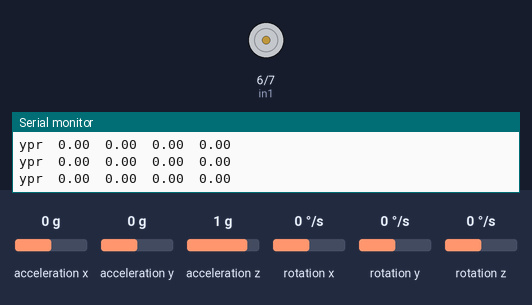
Simulated run of this sketch. Board: Arduino Uno, built with avr-gcc and run on an emulated ATmega328P. Shown: motor-driver pin pairs drawn as motors (green arrow = first pin HIGH = forward, orange = second pin HIGH = backward, longer = more drive, scaled by the enable pin), the last lines printed to the serial monitor. The test bench sets the inputs (shaded band); at power-on: acceleration x 0 g, acceleration z 1 g, acceleration y 0 g, rotation x 0 °/s, rotation y 0 °/s, rotation z 0 °/s.

Above: at 1.7 s.
1.8 s: acceleration x set to -0.8 g
At 4.6 s:
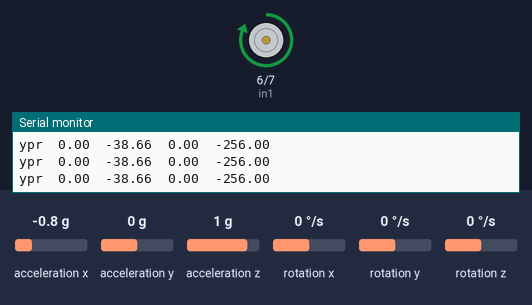
4.8 s: acceleration z set to 1.4 g
7.8 s: acceleration x set to 0.8 g
At 10.77 s:
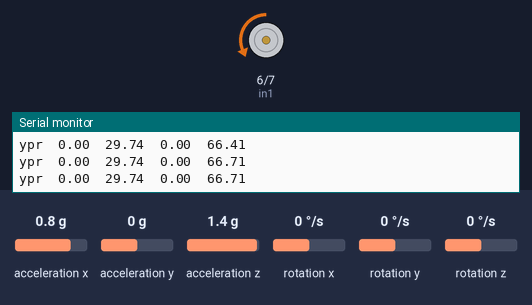
10.8 s: acceleration x set to 0 g
At 11.7 s:
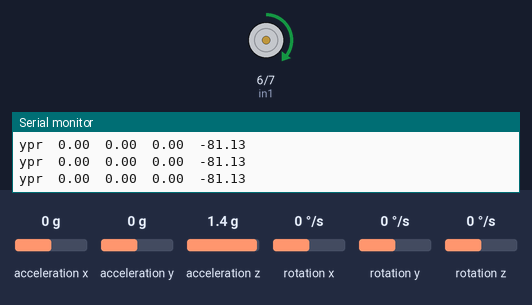
12.3 s: acceleration x set to 1.4 g
At 13.02 s:
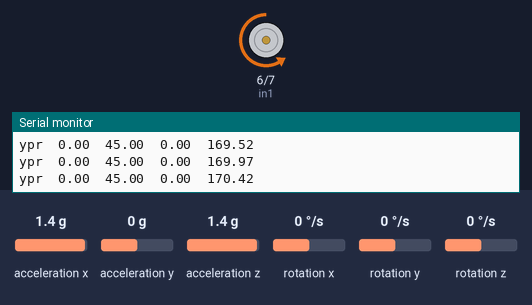
15.3 s: acceleration y set to -1.4 g
Timing chart, 0 to 18.4 s (numbered marks = the images above; inputs shaded):
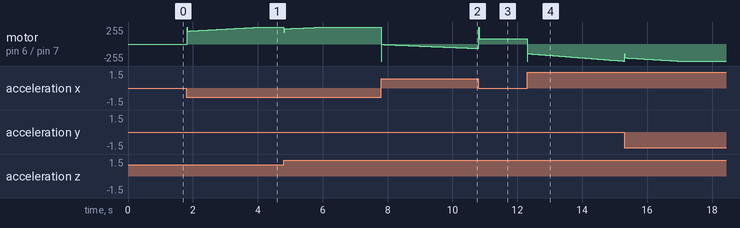

The sketch:

lab05.ino
```cpp
/*
 *  This project is based on "DMP without interrupt pin" by batata004
 *  see: https://forum.arduino.cc/t/good-news-dmp-from-mpu6050-can-be-used-without-interrupt-pin/393797
*/
#include "I2Cdev.h"
#include "MPU6050_6Axis_MotionApps20.h"
#include "Wire.h"
MPU6050 mpu;
uint16_t packetSize;
uint16_t fifoCount;
uint8_t fifoBuffer[64];
Quaternion q;
VectorFloat gravity;
float ypr[3];

// ================================================================
// ===                          PID                             ===
// ================================================================
float error;
float prev_error;
float kp = 5.0;
float ki = 0.01;
float kd = 60;
int dt = 10;
float setPoint = 0;
float P, I, D, PID;
float time;

// ================================================================
// ===                     DC Motor Control                     ===
// ================================================================
#define enA 9
#define in1 6
#define in2 7
int speed = 150;


void setup() {
  time = millis();
  pinMode(enA, OUTPUT);
  pinMode(in1, OUTPUT);
  pinMode(in2, OUTPUT);
  digitalWrite(in1, LOW);
  digitalWrite(in2, HIGH);

  Wire.begin();
  TWBR = 24;
  mpu.initialize();
  mpu.dmpInitialize();
  // set the offsets here
  mpu.setXAccelOffset(31);
  mpu.setYAccelOffset(1703);
  mpu.setZAccelOffset(831);
  mpu.setXGyroOffset(30);
  mpu.setYGyroOffset(-12);
  mpu.setZGyroOffset(24);
  mpu.setDMPEnabled(true);
  packetSize = mpu.dmpGetFIFOPacketSize();
  fifoCount = mpu.getFIFOCount();

  Serial.begin(115200);

}

void loop() {
  while (fifoCount < packetSize) {
    fifoCount = mpu.getFIFOCount();
  }

  if (fifoCount == 1024) {
    mpu.resetFIFO();
    Serial.println(F("FIFO overflow!"));
  }
  else {
    if (fifoCount % packetSize != 0) {
      mpu.resetFIFO();
      fifoCount = 0;
    }
    else {
      while (fifoCount >= packetSize) {
        mpu.getFIFOBytes(fifoBuffer, packetSize);
        fifoCount -= packetSize;
      }

      mpu.dmpGetQuaternion(&q, fifoBuffer);
      mpu.dmpGetGravity(&gravity, &q);
      mpu.dmpGetYawPitchRoll(ypr, &q, &gravity);

      Serial.print("ypr\t");
      Serial.print(ypr[0]*180/PI);
      Serial.print("\t");
      Serial.print(ypr[1]*180/PI);
      Serial.print("\t");
      Serial.print(ypr[2]*180/PI);
      // Serial.println();

      float currentTime = millis();
      if (currentTime > time + dt) {
        time = currentTime;

        error = (ypr[1] * 180 / M_PI) - setPoint;
        P = kp * error;
        I += ki * error;
//        I = (abs(error) < someThreshold) ? I + ki * error : 0;  <- Or you can set a threshold to only consider small erorrs
        D = kd * ((error - prev_error) / dt);
        PID = constrain(P + I + D, -256, 256);
        if (isnan(PID)) PID = 0;

        prev_error = error;
        speed = abs(PID);

        // check the direction
        if (PID > 0) {
          digitalWrite(in1, LOW);
          digitalWrite(in2, HIGH);
        } else {
          digitalWrite(in1, HIGH);
          digitalWrite(in2, LOW);
        }
        // send PWM signal
        analogWrite(enA, speed);
      }
      Serial.print("\t");
      Serial.print(PID);
      Serial.println();
    }
  }

}
```
